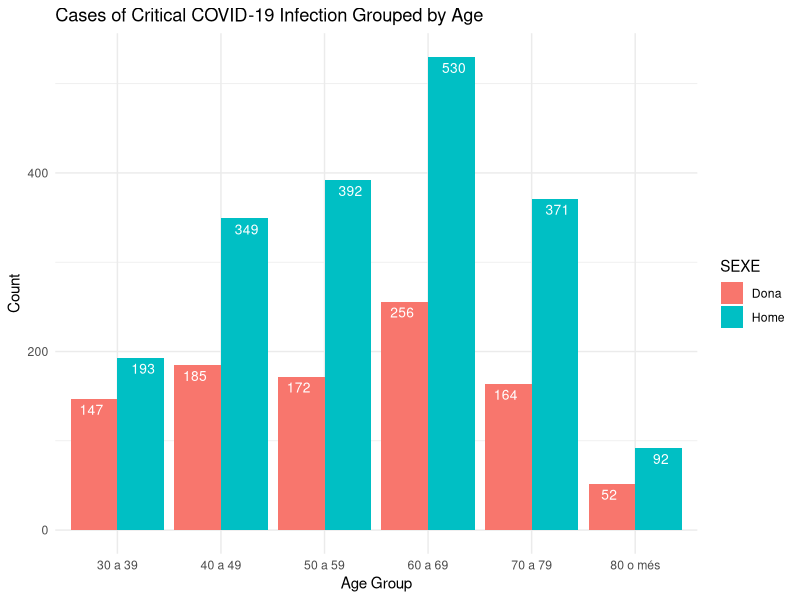
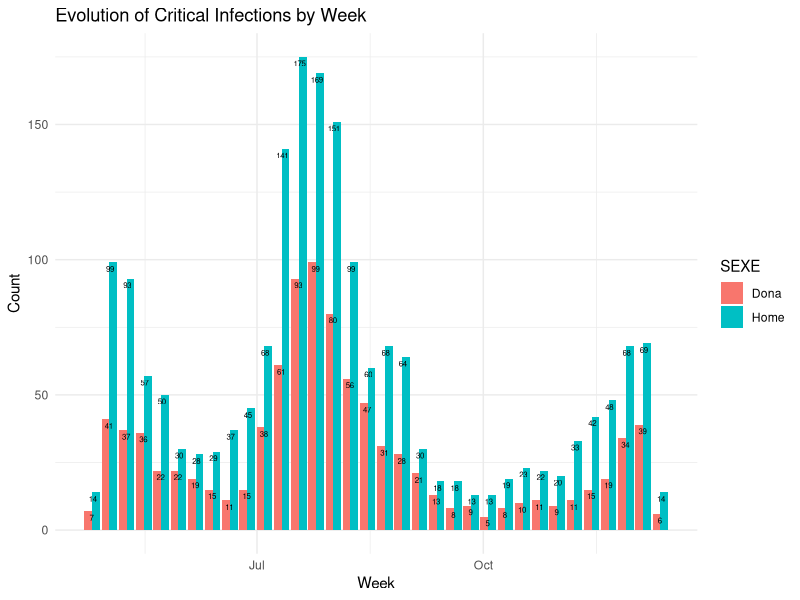
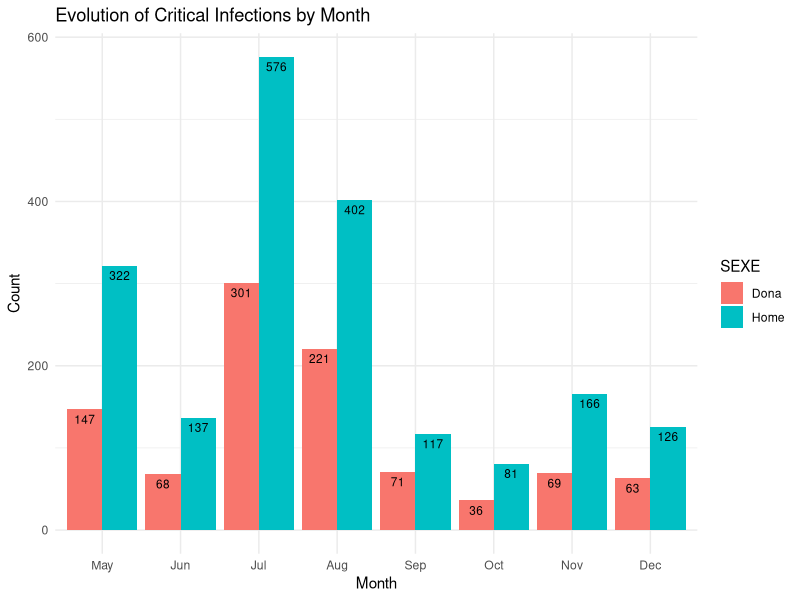
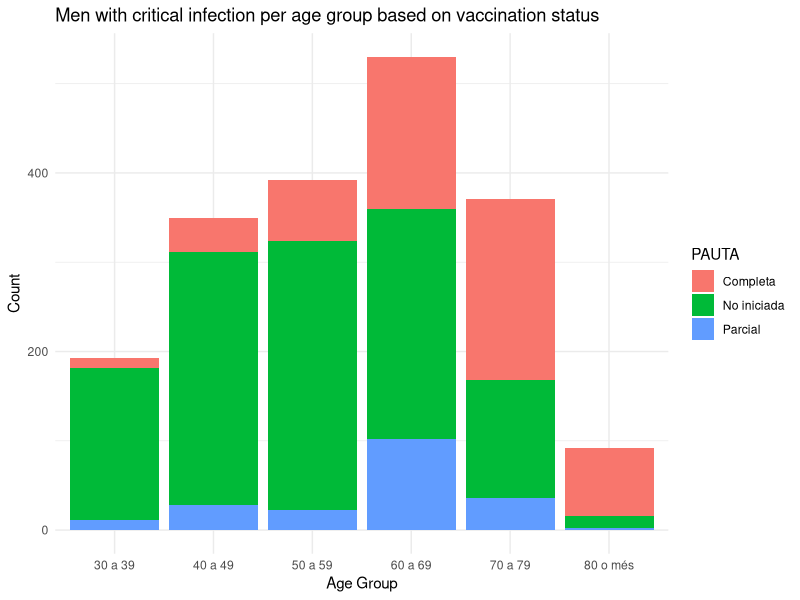
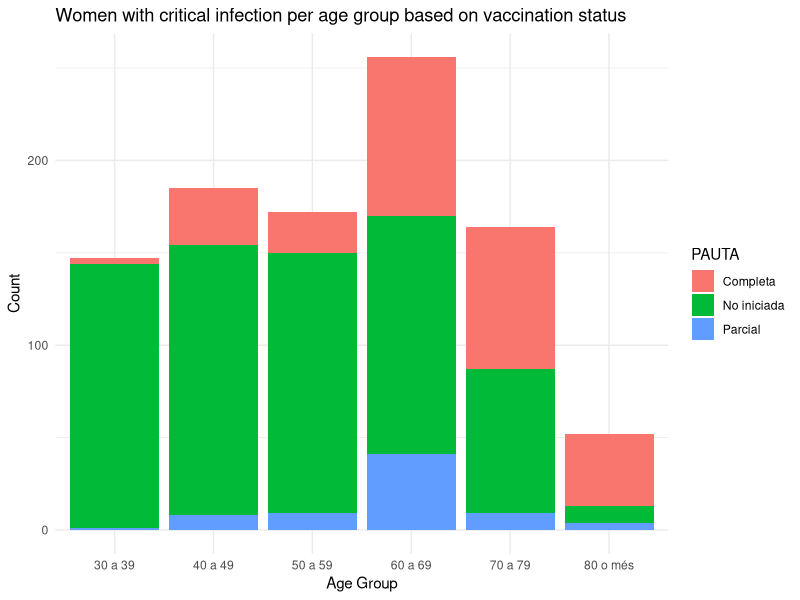
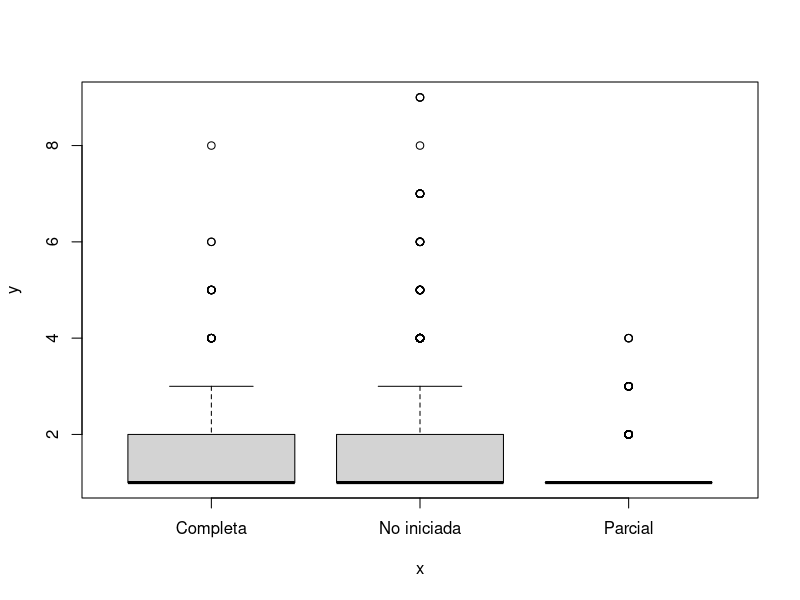
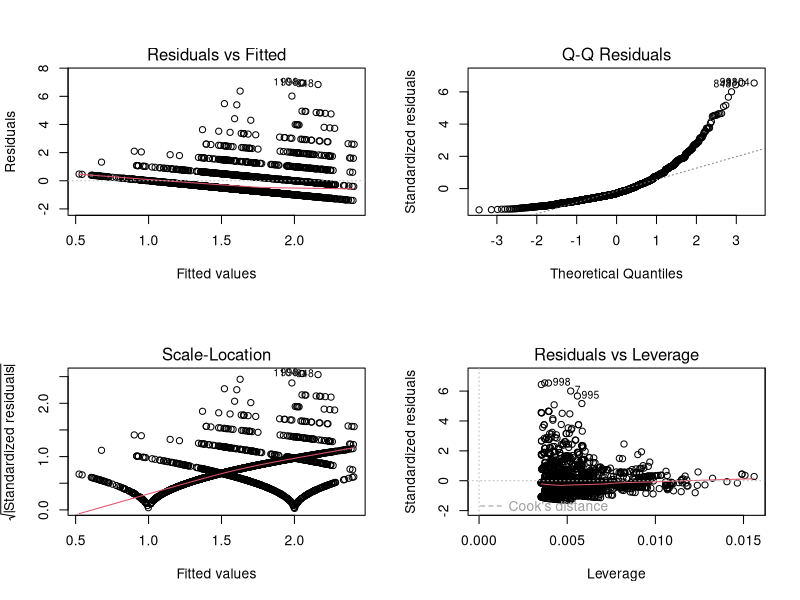
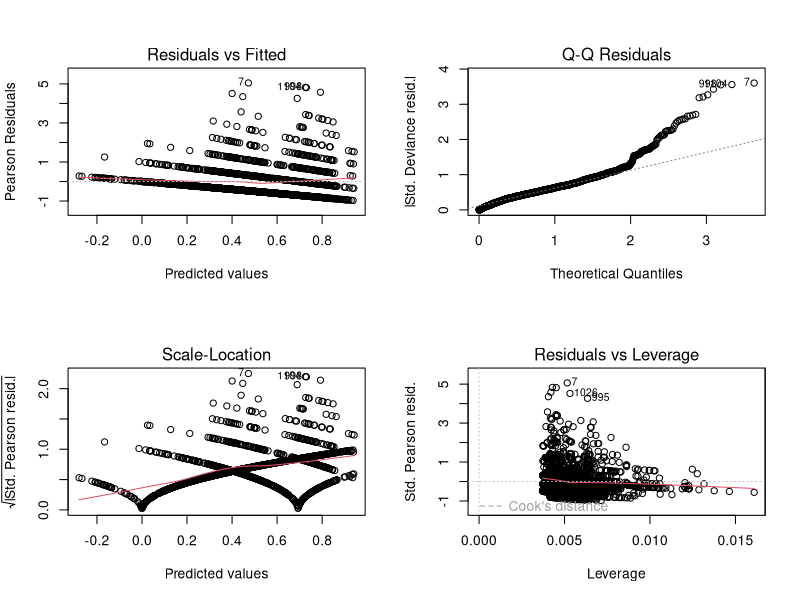

These charts were generated, in order, by the following R code:
## ---- chunk 1
rm(list = ls())
knitr::opts_chunk$set(echo = TRUE, warning = F)
# setwd("/home/ajo/gitRepos/glm/Deliverable")
library(dplyr)
library(lubridate)
library(ggplot2)
## ---- chunk 2
data <- read.csv("Impacte_del_COVID-19.csv") # Data updated 17.12.21.

clean <- function(data){
  data$DATA <- as.Date(data$DATA, format = "%d/%m/%Y")
  data$EDAT <- as.factor(data$EDAT)
  covid.data <- data %>% filter(DATA >= "2021-05-01" & DATA <= "2021-12-12") %>% 
        filter(EDAT %in% c("30 a 39", "40 a 49", "50 a 59", "60 a 69", "70 a 79", "80 o més")) %>%
        # What about "No classificat" in age? They are not added right now!
        filter(ESDEVENIMENT == "Crítics")
  #covid.data$EDAT <- factor(covid.data$EDAT, labels = c("30 a 39", "40 a 49", "50 a 59", "60 a 69", "70 a 79", "80 o més"))
  #covid.data$ESDEVENIMENT <- factor(covid.data$ESDEVENIMENT, labels = c("Cas", "Crit", "Def", "Hosp"))
  covid.data$PAUTA <- factor(covid.data$PAUTA)
  covid.data$SEXE <- factor(covid.data$SEXE)
  
  # Create week and month variables
  covid.data$Week <- floor_date(covid.data$DATA, "week")
  covid.data$Month <- floor_date(covid.data$DATA, "month")

  return(covid.data)
}
covid.data <- clean(data)
## ---- chunk 3
covid.data.women <- covid.data %>% filter(SEXE == "Dona")
covid.data.men <- covid.data %>% filter(SEXE == "Home")
## ---- chunk 4
count.in.age.group <- function(data){
  data %>% group_by(SEXE, EDAT) %>% summarise(Count = sum(RECOMPTE), .groups = "keep")
}

# df1 <- count.in.age.group(covid.data.men)
# ggplot(df1, aes(x = EDAT, y = Count)) + 
#   labs(x = "Age Group", y = "Count") +
#   geom_col(aes(fill = Count)) +
#   geom_text(aes(label=Count), vjust=1.6, color="white", size=3.5) +
#   ggtitle("Men with critical COVID-19 infection grouped by age") +
#   theme_minimal()
# 
# df2 <- count.in.age.group(covid.data.women)
# ggplot(df2, aes(x = EDAT, y = Count)) + 
#   labs(x = "Age Group", y = "Count") +
#   geom_col(aes(fill = Count)) +
#   geom_text(aes(label=Count), vjust=1.6, color="white", size=3.5) +
#   ggtitle("Women with critical COVID-19 infection grouped by age") +
#   theme_minimal()

all <- count.in.age.group(covid.data)
ggplot(all, aes(x = EDAT, y = Count)) + 
  labs(x = "Age Group", y = "Count") +
  geom_col(aes(fill = SEXE), position = "dodge") +
  geom_text(aes(label=Count, group= SEXE), vjust = 1.6, color="white", 
            size=3.5, position = position_dodge(width = 1)) +
  ggtitle("Cases of Critical COVID-19 Infection Grouped by Age") +
  theme_minimal()
## ---- chunk 5
# Dette er det du hadde ;) Tror ikke dette stemmer helt, siden dette viser antall rader, men vi må vel telle opp i RECOMPTE?
# Det har jeg gjort i hvert plot under dine. Hva tenker du?
## Ja du har rett. Fjerner mine plot.

count.each.week <- function(data){
  data %>% group_by(SEXE, Week) %>% summarise(Count = sum(RECOMPTE), .groups = "keep")
}

# Numbers can be removed. 
week.data <- count.each.week(covid.data)
ggplot(data = week.data, aes(x = Week, y = Count)) +
  labs(x = "Week", y = "Count") +
  geom_col(aes(fill = SEXE), position = "dodge") +
  geom_text(aes(label=Count, group= SEXE), vjust = 1.6, color="black", 
            size=2, position = position_dodge(width = 1)) +
  ggtitle("Evolution of Critical Infections by Week") +
  theme_minimal()

count.each.month <- function(data){
  data %>% group_by(SEXE, Month) %>% summarise(Count = sum(RECOMPTE), .groups = "keep")
}

# Not sure why the numbers aren't aligning properly in this case. 
month.data <- count.each.month(covid.data)
ggplot(data = month.data, aes(x = as.factor(Month), y = Count)) +
  labs(x = "Month", y = "Count") +
  geom_col(aes(fill = SEXE), position = "dodge") +
  geom_text(aes(label=Count, group= SEXE), vjust = 1.6, color="black", 
            size=3, position = position_dodge(width = 0.9)) +
  ggtitle("Evolution of Critical Infections by Month") +
  scale_x_discrete(labels = function(x) format(as.Date(x), "%b")) +
  theme_minimal()

## ---- chunk 6
group.by.vacc.age <- function(data){
  data %>% group_by(EDAT, PAUTA) %>% summarise(Count = sum(RECOMPTE), .groups = "keep") 
}
d3 <- group.by.vacc.age(covid.data.men)
d4 <- group.by.vacc.age(covid.data.women)

knitr::kable(d3, caption = "Men with critical infection as function of vaccination status and age")
# Vil helst lage en tabell med EDAT i x og PAUTA i y (ser bedre ut), men får det ikke til. 
ggplot(d3, aes(x = EDAT, y = Count)) + 
  labs(x = "Age Group", y = "Count") +
  geom_col(aes(fill = PAUTA)) +
  ggtitle("Men with critical infection per age group based on vaccination status") +
  theme_minimal()
## ---- chunk 7
knitr::kable(d4, caption = "Women with critical infection as function of vaccination status and age")
# Vil helst lage en tabell med EDAT i x og PAUTA i y (ser bedre ut), men får det ikke til. 

ggplot(d4, aes(x = EDAT, y = Count)) + 
  labs(x = "Age Group", y = "Count") +
  geom_col(aes(fill = PAUTA)) +
  ggtitle("Women with critical infection per age group based on vaccination status") +
  theme_minimal()
## ---- chunk 8
plot(covid.data$PAUTA, covid.data$RECOMPTE)
## ---- chunk 9
model1 <- lm(RECOMPTE ~ SEXE + EDAT + DATA + PAUTA, data = covid.data) #Blir dette rett?
summary(model1)
par(mfrow = c(2,2))
plot(model1, ask = F)
par(mfrow = c(1,1))
## ---- chunk 10
model2 <- glm(RECOMPTE ~ SEXE + EDAT + DATA + PAUTA, family = poisson(link = "log"), data = covid.data)
summary(model2)
par(mfrow = c(2,2))
plot(model2, ask = F)
par(mfrow = c(1,1))
## ---- chunk 11
# Vanskelig å skjønne hva som blir Y i modellen vår. Tenker kanskje å 
# bruke måneden som en kategorisk variabel, og summere opp RECOMPTE.
# Da kan vi se om vaksinasjonsstatus har noe og si for totalt antall 
# kritiske pasienter i en spesifikk måned.

head(covid.data)
dim(covid.data)
covid.data.aggr <- aggregate(RECOMPTE ~ EDAT + SEXE + PAUTA + Month,
                             covid.data, FUN = sum)
covid.data.aggr$Month <- as.factor(covid.data.aggr$Month)
head(covid.data.aggr)
dim(covid.data.aggr)
# summary(covid.data.aggr)
# str(covid.data.aggr)
## ---- chunk 12
model3 <- lm(RECOMPTE ~ EDAT + SEXE + PAUTA + Month, data = covid.data.aggr)
summary(model3)
par(mfrow = c(2,2))
plot(model3, ask = F)
par(mfrow = c(1,1))
## ---- chunk 13
model4 <- lm(RECOMPTE ~ SEXE + PAUTA + Month, data = covid.data.aggr)
summary(model4)
par(mfrow = c(2,2))
plot(model4, ask = F)
par(mfrow = c(1,1))
## ---- chunk 14
model5 <- glm(RECOMPTE ~ EDAT + SEXE + PAUTA + Month, data = covid.data.aggr, 
              family = poisson(link = "log"))
summary(model5)
par(mfrow = c(2,2))
plot(model5, ask = F)
par(mfrow = c(1,1))
## ---- chunk 15
# Mangler fortsatt analyse for å se om det er en grei fit, men ser ihvertfall
# mer normalt ut. Når vi får på plass goodness of fit measures, kan vi teste 
# den mot multinomial eventuelt, eller med interactions. Om det ser greit ut
# er det vel nok bevis til å si at vaksinasjonsstatus påvirker RECOMPTE.
